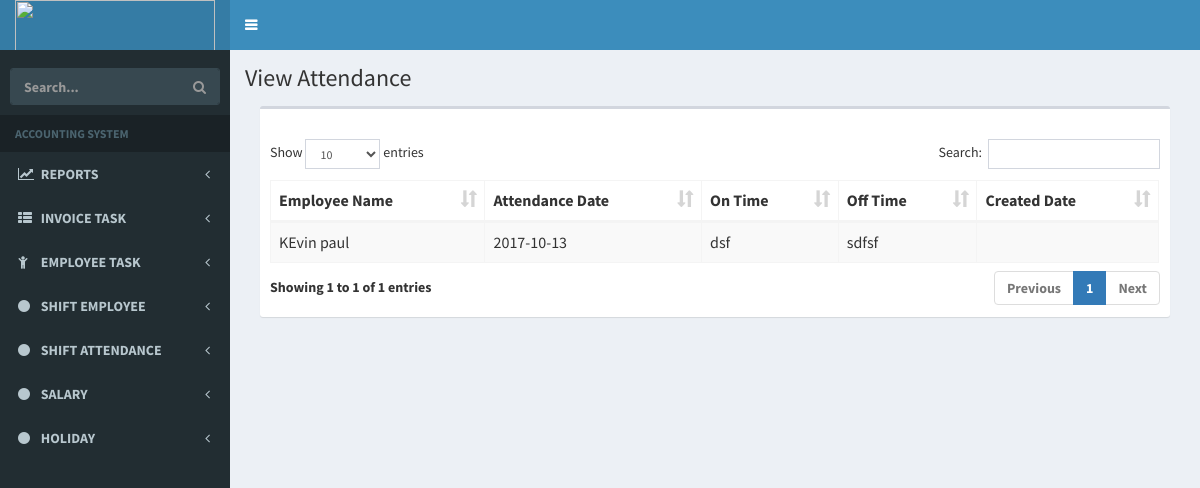
/index.php/employee/ViewAttendance, run on the app's committed database.
### tables this page shows
CREATE TABLE `tbl_attendance` (
  `attId` int(11) NOT NULL,
  `attEmpID` varchar(255) NOT NULL DEFAULT '',
  `attDate` date NOT NULL,
  `attonTime` varchar(255) NOT NULL DEFAULT '',
  `attoffTime` varchar(255) NOT NULL DEFAULT '',
  `created_date` varchar(255) NOT NULL DEFAULT '',
  `status` varchar(255) NOT NULL DEFAULT '0'
);

CREATE TABLE `tbl_employee` (
  `empID` int(11) NOT NULL,
  `empFirstName` varchar(255) NOT NULL DEFAULT '',
  `empLastName` varchar(255) NOT NULL DEFAULT '',
  `empNO` varchar(255) NOT NULL DEFAULT '',
  `empemail` varchar(255) NOT NULL DEFAULT '',
  `empMobile` varchar(255) NOT NULL DEFAULT '',
  `empbdate` date NOT NULL,
  `empaddress` varchar(255) NOT NULL DEFAULT '',
  `empshifID_FK` varchar(255) NOT NULL DEFAULT '',
  `created_date` datetime DEFAULT CURRENT_TIMESTAMP,
  `status` varchar(255) NOT NULL DEFAULT '0'
);

### application/controllers/Employee.php (called while the page is built, shortened)
<?php
class Employee extends CI_Controller {
    function __construct()
    {
        $this->load->model('EmployeeModel','EmployeeModel');
    }
	public function ViewAttendance()
	{
		$data['getAttendance'] = $this->EmployeeModel->getAttendance();
		$this->load->view('view_employee/view_attendance',$data);
	}
}

### index.php (called while the page is built, shortened)
<?php
require_once BASEPATH.'core/CodeIgniter.php';

### application/models/EmployeeModel.php (called while the page is built, shortened)
<?php
class EmployeeModel extends CI_Model
{
	public function getAttendance()
	{
		$this->db->select('tbl_attendance.*,tbl_employee.empFirstName');
		$this->db->from('tbl_attendance');
		$this->db->join('tbl_employee','tbl_employee.empID = tbl_attendance.attEmpID');
		$this->db->where('tbl_attendance.status',0);
		$query = $this->db->get();
		return $query->result();
	}
}

### application/views/view_employee/view_attendance.php (the view, shortened to what this page needs)
<link rel="stylesheet" type="text/css" href="<?php echo base_url("resource/bower_components/datatables.net-bs/css/dataTables.bootstrap.css");?>"/>
<link rel="stylesheet" href="<?php echo base_url("resource/css/bootstrap.min.css");?>"/>
<link rel="stylesheet" href="<?php echo base_url("resource/bower_components/bootstrap/dist/css/bootstrap.min.css");?>"/>
  <link rel="stylesheet" href="<?php echo base_url("resource/bower_components/font-awesome/css/font-awesome.min.css");?>"/>
  <link rel="stylesheet" href="<?php echo base_url("resource/bower_components/Ionicons/css/ionicons.min.css");?>"/>
  <link rel="stylesheet" href="<?php echo base_url("resource/dist/css/AdminLTE.min.css");?>"/>
  <link rel="stylesheet" href="<?php echo base_url("resource/dist/css/skins/_all-skins.min.css");?>"/>
  <link rel="stylesheet" href="<?php echo base_url("resource/bower_components/morris.js/morris.css");?>"/>
  <link rel="stylesheet" href="<?php echo base_url("resource/bower_components/jvectormap/jquery-jvectormap.css");?>"/>
  <link rel="stylesheet" href="<?php echo base_url("resource/bower_components/bootstrap-datepicker/dist/css/bootstrap-datepicker.min.css");?>"/>
  <link rel="stylesheet" href="<?php echo base_url("resource/bower_components/bootstrap-daterangepicker/daterangepicker.css");?>"/>
  <link rel="stylesheet" href="<?php echo base_url("resource/plugins/bootstrap-wysihtml5/bootstrap3-wysihtml5.min.css");?>"/>
<link rel="stylesheet" type="text/css" href="<?php echo base_url("resource/bower_components/datatables.net-bs/css/dataTables.bootstrap.min.css");?>"/>
<div class="content-wrapper">
   <section class="content-header">
       <h1>View Attendance</h1>
        <section class="content">
          <div class="box">
            <div class="box-header">
            </div>
            <div class="box-body">
            <div>
            <div>
            <table id="example1" class="table table-bordered table-striped">
                    <thead>
                        <tr role="row">
                            <th class="sorting_asc wid-20" tabindex="0" rowspan="1" colspan="1">Employee Name</th>
                            <th class="sorting wid-25" tabindex="0" rowspan="1" colspan="1">Attendance Date</th>
                            <th class="sorting wid-10" tabindex="0" rowspan="1" colspan="1">On Time</th>
                            <th class="sorting wid-10" tabindex="0" rowspan="1" colspan="1">Off Time</th>
                            <th class="sorting wid-10" tabindex="0" rowspan="1" colspan="1">Created Date</th>
                        </tr>
                    </thead>
                    <tbody>
                        <?php
                        if(!empty($getAttendance))
                        {
                            foreach ($getAttendance as $value)
                            { ?>
                                <tr>
                                    <td><?=$value->empFirstName?></td>
                                    <td><?=$value->attDate?></td>
                                    <td><?=$value->attonTime?></td>
                                    <td><?=$value->attoffTime?></td>
                                    <td><?=$value->created_date?></td>
                                </tr>
                        <?php   }
                        }
                        ?>
                    </tbody>
                </table>
            </div>
        </div>
            </div>
          </div>
        </div>

### data on the page
tbl_attendance: tbl_employee.empFirstName "KEvin paul", attDate "2017-10-13", attonTime "dsf", attoffTime "sdfsf"
